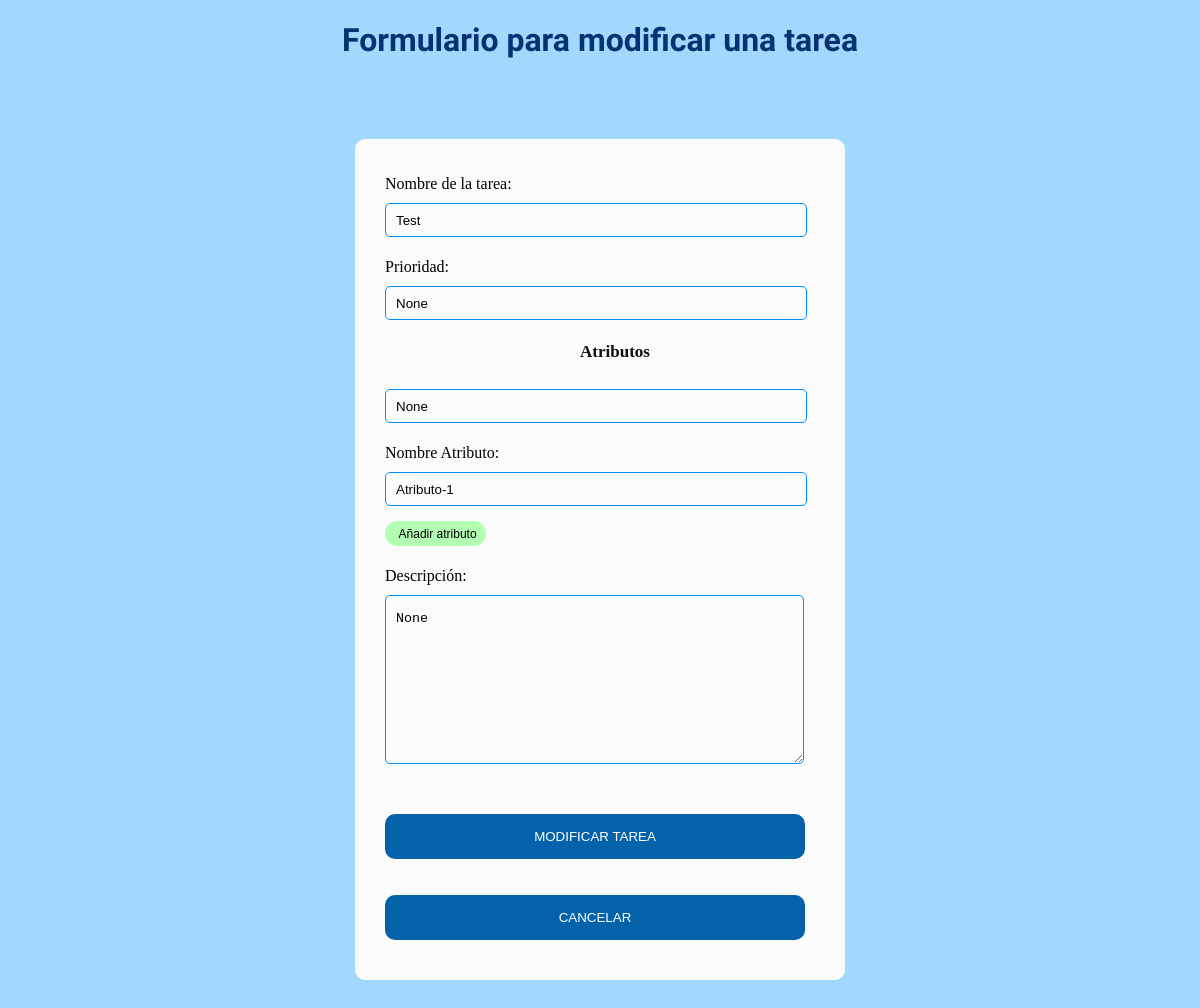
Screenshot of /update/1 with the database file from the repository.
### app.py (models this page shows)
class Todo(db.Model): #Tabla para tareas creadas
    id = db.Column(db.Integer, primary_key=True)
    content = db.Column(db.String(200), nullable=False)
    priority = db.Column(db.String(200))        # prioridad
    descripcion = db.Column(db.String(200))             # Descripcion
    atributos = db.Column(db.String(800))               # Atributos

### app.py (the view)
@app.route('/update/<int:id>', methods=['POST','GET'])      # Redireccion a formulario tareas
def update_tarea(id):
    task = Todo.query.get_or_404(id)
    if request.method == 'POST':
        try:
            task.content = request.form['nombre']
            task.descripcion = request.form['descripcion']
            task.priority=request.form['prioridad']
            task.atributos = request.form['atributos']
            db.session.commit()
            return redirect('/Interfaz_tecnico.html')
        except:
            return "There was an issue when updating the task " + id
    else:
        return render_template('interfaz_tareas.html', task=task)

### templates/interfaz_tareas.html (shortened to what this page needs)
{% extends 'base.html' %}
{% block body %}
    <h1 class="principal" style="text-align:center"> Formulario para modificar una tarea</h1>
    <div class="acceso">
        <form method="post">
            <p>
                Nombre de la tarea:
                <input type="text" name="nombre" size="45" value="{{ task.content }}">
            </p>
            <p>
                Prioridad:
                <input type="text" name="prioridad" size="45"
                    value="{{ task.priority }}">
            </p>
            <p>
                <h3 style="text-align:center">Atributos</h3>
                    <input type="text" name="atributos" id="atributos" size="45" value="{{ task.atributos }}"
                        readonly="readonly">
            </p>
            <p>
                Nombre Atributo:
                <input type="text" name="n_atributo" id="n_atributo" size="45" value="Atributo-1"> &nbsp; &nbsp;
                <input type="button" class="buttonAnadirTarea2" value="Añadir atributo"
                onclick="(getElementById('atributos').getAttribute('value')!='') ? getElementById('atributos').setAttribute('value', getElementById('atributos').getAttribute('value')+','+getElementById('n_atributo').value) : getElementById('atributos').setAttribute('value', getElementById('atributos').getAttribute('value')+getElementById('n_atributo').value);getElementById('n_atributo').setAttribute('value','Atributo-2');">
            </p>
            <p>
                Descripción:<br>
                <textarea name="descripcion" rows="10" cols="50">{{ task.descripcion }}</textarea>
            </p>
            <p>
                <input type="submit" class="buttonAnadirTarea" value="Modificar tarea">
            </p>
            <button type="submit" class="buttonAnadirTarea"
                onClick="window.location.href='Interfaz_tecnico.html';">Cancelar</button>
        </form>
    </div>
    {% endblock %}

### static/css/main.css (style rules this page uses)
body { background-color: #a1d8fb; }
h1.principal { font-family: "Audiowide", sans-serif; color: rgb(6, 50, 115); }
h3 { font-size: 17px; color: #0e0e0e; }
.buttonAnadirTarea { height: 45px; padding-left: 5px; padding-right: 5px; margin-bottom: 10px; margin-top: 10px; text-transform: uppercase; border-style: solid; border-radius: 10px; width: 420px; cursor: pointer; color: #fff; background-color: #0462aa; border: none; }
.buttonAnadirTarea2 { width: 22%; height: 25px; font-size: 12px; text-align: center; cursor: pointer; outline: none; background-color: #b2feb2; border: none; border-radius: 15px; }
div.acceso { width: 460px; height: auto; margin: 80px auto; border-radius: 10px; padding-top: 20px; padding-bottom: 30px; background-color: #fbfbfb; padding-left: 30px; }
input { background-color: #fbfbfb; width: 408px; height: 30px; border-radius: 5px; border-style: solid; border-width: 1px; border-color: #008cff; margin-top: 10px; padding-left: 10px; margin-bottom: 5px; }
textarea { background-color: #fbfbfb; width: 405px; height: 150px; border-radius: 5px; border-style: solid; border-width: 1px; border-color: #008cff; margin-top: 10px; padding-left: 10px; margin-bottom: 20px; padding-top: 15px }

### rows the page displays
Todo: nombre "Test", prioridad "None", atributos "None", descripcion "None"
